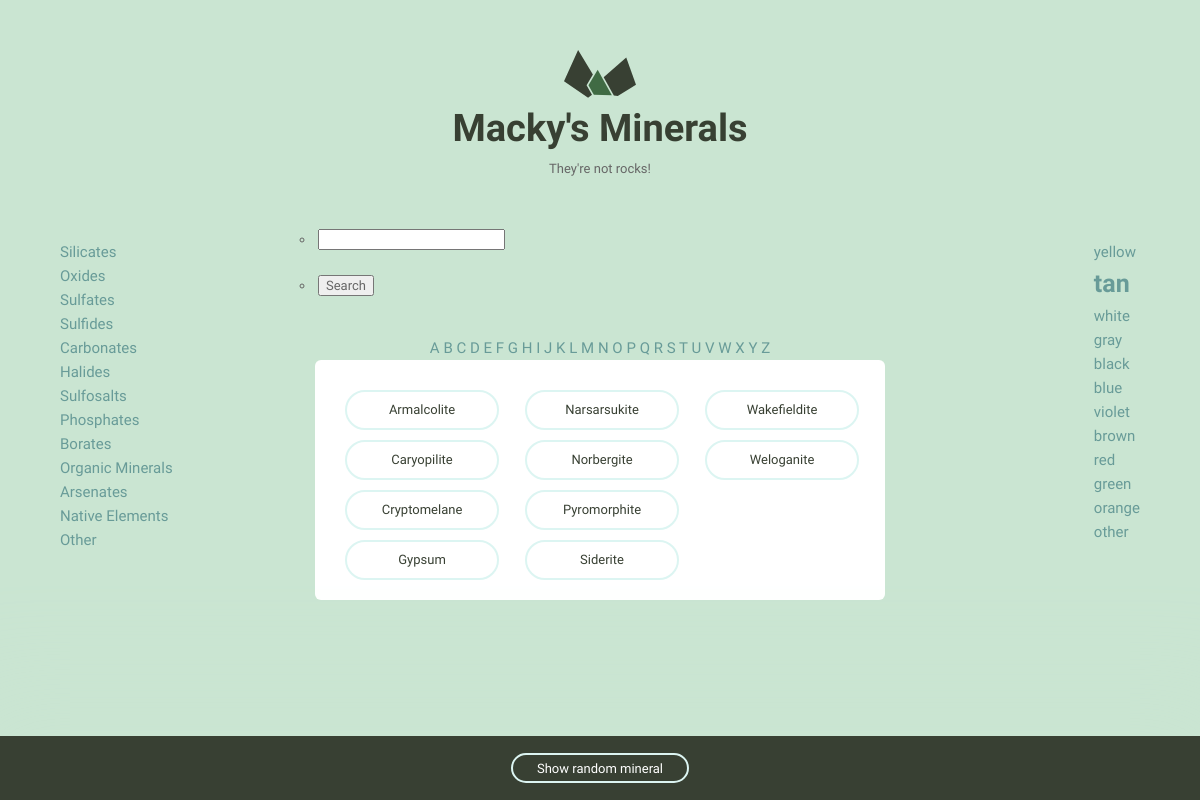
The app's page /color/tan/ with its own data.
### minerals/models.py (models this page shows, shortened)
class Minerals(models.Model):
	name = models.CharField(default="", max_length=255)
	image_filename = models.CharField(default="", max_length=255)
	image_caption = models.CharField(default="", max_length=255)
	category = models.CharField(default="", max_length=255)
	formula = models.CharField(default="", max_length=255)
	strunz_classification = models.CharField(default="", max_length=255)
	crystal_system = models.CharField(default="", max_length=255)
	unit_cell = models.CharField(default="", max_length=255)
	color = models.CharField(default="", max_length=255)
	crystal_symmetry = models.CharField(default="", max_length=255)
	cleavage = models.CharField(default="", max_length=255)
	mohs_scale_hardness = models.CharField(default="", max_length=255)
	luster = models.CharField(default="", max_length=255)
	streak = models.CharField(default="", max_length=255)
	diaphaneity = models.CharField(default="", max_length=255)
	optical_properties = models.CharField(default="", max_length=255)
	group = models.CharField(default="", max_length=255)
	refractive_index = models.CharField(default="", max_length=255)
	crystal_habit = models.CharField(default="", max_length=255)
	specific_gravity = models.CharField(default="", max_length=255)

### minerals/views.py (the view)
# urls.py: path('color/<color>/', views.color, name='color'),
def color(request, color):
    if color == 'other':
        colors = ["yellow", 'tan', 'white', 'gray', 'black', 'blue', 'violet']
        colors += ['brown', 'red', 'green', 'orange', 'other']
        all_minerals = Minerals.objects
        for i in colors:
            all_minerals = all_minerals.exclude(color__icontains=i)
    else:
        all_minerals = Minerals.objects.filter(color__icontains=color)
    return render(request, 'index.html', {'all_minerals': all_minerals,
                                        'clickable_C':color})

### minerals/templatetags/clickables.py (called while the page is built)
@register.inclusion_tag('groups_clickables.html')
def groups_list(clickable=None):
    groups = ['Silicates', 'Oxides', 'Sulfates', 'Sulfides', 'Carbonates', 'Halides']
    groups += ['Sulfosalts', 'Phosphates', 'Borates', 'Organic Minerals', 'Arsenates']
    groups +=  ['Native Elements', 'Other']
    return {'groups': groups, 'clickable':clickable }

@register.inclusion_tag('colors_clickables.html')
def colors_list(clickable_C=None):
    colors = ["yellow", 'tan', 'white', 'gray', 'black', 'blue', 'violet']
    colors += ['brown', 'red', 'green', 'orange', 'other']
    return {'colors': colors, 'clickable_C': clickable_C }

@register.inclusion_tag('letters_clickables.html')
def letters_list(clickable_L=None):
    letters = 'ABCDEFGHIJKLMNOPQRSTUVWXYZ'
    return {'letters': letters, 'clickable_L': clickable_L }

@register.inclusion_tag('random_num.html')
def random_number():
    all_minerals = Minerals.objects.all()
    random_total = len(all_minerals)
    random_num = random.randint(1, random_total)
    return {'random_num': random_num}

### minerals/templates/index.html
{% extends 'layout.html' %}
{% load clickables %}
{% block body %}
    <div class="grid-100">
      <ul class="minerals__container">
        {% for mineral in all_minerals %}
          <li class="minerals__item">
            <a class="minerals__anchor" href="{% url 'minerals:detail' id=mineral.id %}">{{ mineral.name }}</a>
          </li>
        {% endfor %}
      </ul>
    </div>
  </div>
  <div class="minerals__random">
      {% random_number %}
  </div>
{% endblock %}

### minerals/static/css/global.css (style rules this page uses)
html { font-family: sans-serif; -ms-text-size-adjust: 100%; -webkit-text-size-adjust: 100%; }
body { margin: 0; }
html { font-size: 62.5%; }
body { background-color: #CAE5D2; font-size: 1.5em; line-height: 1.6; font-weight: 400; font-family: "Cousine"; color: #666; }
.grid, .grid-5, .grid-10, .grid-15, .grid-20, .grid-25, .grid-30, .grid-33, .grid-35, .grid-40, .grid-45, .grid-50, .grid-55, .grid-60, .grid-65, .grid-66, .grid-70, .grid-75, .grid-80, .grid-90, .grid-95, .grid-100 { float: left; box-sizing: border-box; position: relative; }
.grid-100 { width: 100%; padding: 0 15px; }
ul { list-style: circle inside; padding-left: 0; margin-top: 0; }
li { margin-bottom: 1rem; font-size: 1.3rem; }
table, p, ul { margin-bottom: 2.5rem; }
.minerals__container { background-color: #fff; border-radius: 6px; list-style: none; padding: 30px 30px 20px 30px; -webkit-column-gap: 30px; -moz-column-gap: 30px; column-gap: 30px; }
@media (min-width: 640px) { .minerals__container { -webkit-column-count: 3; -moz-column-count: 3; column-count: 3; } }
.minerals__anchor { border: solid 2px #DCF5F2; border-radius: 100px; color: #384033; display: block; font-size: 13px; text-align: center; padding: 8px 0 7px 0; width: 100%; transition: background-color 200ms ease-in-out, font-weight 200ms ease-in-out, color 200ms ease-in-out; }
.minerals__random { background-color: #384033; box-shadow: 0 0 100px 50px #CAE5D2; color: #fff; padding: 20px 0 20px 0; position: fixed; bottom: 0; text-align: center; width: 100%; }

### records on screen
Minerals: name "Armalcolite"
Minerals: name "Caryopilite"
Minerals: name "Cryptomelane"
Minerals: name "Gypsum"
Minerals: name "Narsarsukite"
Minerals: name "Norbergite"
Minerals: name "Pyromorphite"
Minerals: name "Siderite"
Minerals: name "Wakefieldite"
Minerals: name "Weloganite"

### other values on screen
{{ color }} "yellow" "white" "gray" "black" "blue" "violet" "brown" "red" "green" "orange" "other"
{{ color }} "tan"
{{ group }} "Silicates" "Oxides" "Sulfates" "Sulfides" "Carbonates" "Halides" "Sulfosalts" "Phosphates" "Borates" "Organic Minerals" "Arsenates" "Native Elements" "Other"
{{ letter }} "A" "B" "C" "D" "E" "F" "G" "H" "I" "J" "K" "L" "M" "N" "O" "P" "Q" "R" "S" "T" "U" "V" "W" "X" "Y" "Z"
